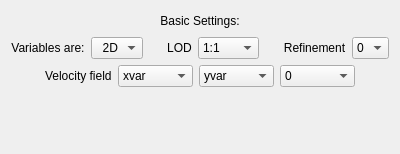
<?xml version="1.0" encoding="UTF-8"?>
<ui version="4.0">
 <class>BarbBasic</class>
 <widget class="QWidget" name="BarbBasic">
  <property name="geometry">
   <rect>
    <x>0</x>
    <y>0</y>
    <width>400</width>
    <height>154</height>
   </rect>
  </property>
  <property name="windowTitle">
   <string>Form</string>
  </property>
  <layout class="QHBoxLayout" name="horizontalLayout">
   <item>
    <layout class="QVBoxLayout" name="verticalLayout">
     <item>
      <widget class="QLabel" name="textLabel1_4">
       <property name="minimumSize">
        <size>
         <width>0</width>
         <height>20</height>
        </size>
       </property>
       <property name="text">
        <string>Basic Settings:</string>
       </property>
       <property name="alignment">
        <set>Qt::AlignCenter</set>
       </property>
       <property name="wordWrap">
        <bool>false</bool>
       </property>
      </widget>
     </item>
     <item>
      <layout class="QHBoxLayout" name="horizontalLayout_6">
       <item>
        <spacer name="spacer50_2">
         <property name="orientation">
          <enum>Qt::Horizontal</enum>
         </property>
         <property name="sizeType">
          <enum>QSizePolicy::Expanding</enum>
         </property>
         <property name="sizeHint" stdset="0">
          <size>
           <width>20</width>
           <height>21</height>
          </size>
         </property>
        </spacer>
       </item>
       <item>
        <widget class="QLabel" name="label_9">
         <property name="minimumSize">
          <size>
           <width>0</width>
           <height>20</height>
          </size>
         </property>
         <property name="text">
          <string>Variables are:</string>
         </property>
         <property name="alignment">
          <set>Qt::AlignCenter</set>
         </property>
        </widget>
       </item>
       <item>
        <widget class="QComboBox" name="variableDimCombo">
         <property name="minimumSize">
          <size>
           <width>0</width>
           <height>20</height>
          </size>
         </property>
         <property name="toolTip">
          <string>Specify whether the field variables are 2 or 3 dimensional</string>
         </property>
         <item>
          <property name="text">
           <string>  2D</string>
          </property>
         </item>
         <item>
          <property name="text">
           <string>  3D</string>
          </property>
         </item>
        </widget>
       </item>
       <item>
        <spacer name="horizontalSpacer_11">
         <property name="orientation">
          <enum>Qt::Horizontal</enum>
         </property>
         <property name="sizeHint" stdset="0">
          <size>
           <width>40</width>
           <height>20</height>
          </size>
         </property>
        </spacer>
       </item>
       <item>
        <widget class="QLabel" name="label_3">
         <property name="minimumSize">
          <size>
           <width>0</width>
           <height>20</height>
          </size>
         </property>
         <property name="text">
          <string>LOD</string>
         </property>
         <property name="alignment">
          <set>Qt::AlignCenter</set>
         </property>
        </widget>
       </item>
       <item>
        <widget class="QComboBox" name="lodCombo">
         <property name="minimumSize">
          <size>
           <width>0</width>
           <height>20</height>
          </size>
         </property>
         <property name="toolTip">
          <string>Specify the approximation level for the data being visualized</string>
         </property>
         <property name="whatsThis">
          <string>The Refinement parameter and (in the case of VDC2 data) the LOD parameter control the quality of the approximation used when visualizing a variable.  The Refinement parameter selects the grid resolutiion.  Coarser resolutions require less memory (RAM); less computation by the visualization algorithms; and for VDC1 data, less storage space on disk, therefore less time to read the data.  For VDC2 data the Refinement level has no impact on disk storage.  The LOD parameter, which is only available for VDC2 data sets, selects a compression level.  Variables with greater compression require less disk storage and can thus be read from disk by vaporgui more quickly, but have no impact on memory  (RAM) or computation time required by the visualziation algorithms.  For both LOD and Refinement, level 0 corresponds to the coarsest approximation available.</string>
         </property>
         <item>
          <property name="text">
           <string>1:1</string>
          </property>
         </item>
         <item>
          <property name="text">
           <string>100:1</string>
          </property>
         </item>
        </widget>
       </item>
       <item>
        <spacer name="horizontalSpacer_4">
         <property name="orientation">
          <enum>Qt::Horizontal</enum>
         </property>
         <property name="sizeHint" stdset="0">
          <size>
           <width>40</width>
           <height>20</height>
          </size>
         </property>
        </spacer>
       </item>
       <item>
        <widget class="QLabel" name="textLabel1_10">
         <property name="minimumSize">
          <size>
           <width>0</width>
           <height>20</height>
          </size>
         </property>
         <property name="text">
          <string>Refinement</string>
         </property>
         <property name="alignment">
          <set>Qt::AlignCenter</set>
         </property>
         <property name="wordWrap">
          <bool>false</bool>
         </property>
        </widget>
       </item>
       <item>
        <widget class="QComboBox" name="refinementCombo">
         <property name="minimumSize">
          <size>
           <width>0</width>
           <height>20</height>
          </size>
         </property>
         <property name="toolTip">
          <string>Specify the refinement level (resolution) of the data being visualized</string>
         </property>
         <property name="whatsThis">
          <string>The Refinement parameter and (in the case of VDC2 data) the LOD parameter control the quality of the approximation used when visualizing a variable.  The Refinement parameter selects the grid resolutiion.  Coarser resolutions require less memory (RAM); less computation by the visualization algorithms; and for VDC1 data, less storage space on disk, therefore less time to read the data.  For VDC2 data the Refinement level has no impact on disk storage.  The LOD parameter, which is only available for VDC2 data sets, selects a compression level.  Variables with greater compression require less disk storage and can thus be read from disk by vaporgui more quickly, but have no impact on memory  (RAM) or computation time required by the visualziation algorithms.  For both LOD and Refinement, level 0 corresponds to the coarsest approximation available.</string>
         </property>
         <property name="maxCount">
          <number>5</number>
         </property>
         <item>
          <property name="text">
           <string>0</string>
          </property>
         </item>
         <item>
          <property name="text">
           <string>1</string>
          </property>
         </item>
         <item>
          <property name="text">
           <string>2</string>
          </property>
         </item>
         <item>
          <property name="text">
           <string>3</string>
          </property>
         </item>
         <item>
          <property name="text">
           <string>5</string>
          </property>
         </item>
        </widget>
       </item>
       <item>
        <spacer name="spacer51_2">
         <property name="orientation">
          <enum>Qt::Horizontal</enum>
         </property>
         <property name="sizeType">
          <enum>QSizePolicy::Expanding</enum>
         </property>
         <property name="sizeHint" stdset="0">
          <size>
           <width>18</width>
           <height>21</height>
          </size>
         </property>
        </spacer>
       </item>
      </layout>
     </item>
     <item>
      <layout class="QHBoxLayout" name="horizontalLayout_7">
       <item>
        <spacer name="horizontalSpacer_5">
         <property name="orientation">
          <enum>Qt::Horizontal</enum>
         </property>
         <property name="sizeHint" stdset="0">
          <size>
           <width>40</width>
           <height>20</height>
          </size>
         </property>
        </spacer>
       </item>
       <item>
        <widget class="QLabel" name="label_4">
         <property name="minimumSize">
          <size>
           <width>0</width>
           <height>20</height>
          </size>
         </property>
         <property name="text">
          <string>Velocity field</string>
         </property>
        </widget>
       </item>
       <item>
        <widget class="QComboBox" name="xVarCombo">
         <property name="minimumSize">
          <size>
           <width>75</width>
           <height>20</height>
          </size>
         </property>
         <property name="toolTip">
          <string>Specify velocity field component variables or zero value</string>
         </property>
         <property name="whatsThis">
          <string>&lt;!DOCTYPE HTML PUBLIC &quot;-//W3C//DTD HTML 4.0//EN&quot; &quot;http://www.w3.org/TR/REC-html40/strict.dtd&quot;&gt;
&lt;html&gt;&lt;head&gt;&lt;meta name=&quot;qrichtext&quot; content=&quot;1&quot; /&gt;&lt;style type=&quot;text/css&quot;&gt;
p, li { white-space: pre-wrap; }
&lt;/style&gt;&lt;/head&gt;&lt;body style=&quot; font-family:'MS Shell Dlg 2'; font-size:8.25pt; font-weight:400; font-style:normal;&quot;&gt;
&lt;p style=&quot; margin-top:0px; margin-bottom:0px; margin-left:0px; margin-right:0px; -qt-block-indent:0; text-indent:0px;&quot;&gt;&lt;span style=&quot; font-size:8pt;&quot;&gt;The arrow direction and length is determined by the three components of the Velocity Field.  The Velocity field vector is multiplied by a length factor, which is determined by the Length scale.&lt;/span&gt;&lt;/p&gt;&lt;/body&gt;&lt;/html&gt;</string>
         </property>
         <item>
          <property name="text">
           <string>xvar</string>
          </property>
         </item>
        </widget>
       </item>
       <item>
        <widget class="QComboBox" name="yVarCombo">
         <property name="minimumSize">
          <size>
           <width>75</width>
           <height>20</height>
          </size>
         </property>
         <property name="toolTip">
          <string>Specify velocity field component variables or zero value</string>
         </property>
         <property name="whatsThis">
          <string>&lt;!DOCTYPE HTML PUBLIC &quot;-//W3C//DTD HTML 4.0//EN&quot; &quot;http://www.w3.org/TR/REC-html40/strict.dtd&quot;&gt;
&lt;html&gt;&lt;head&gt;&lt;meta name=&quot;qrichtext&quot; content=&quot;1&quot; /&gt;&lt;style type=&quot;text/css&quot;&gt;
p, li { white-space: pre-wrap; }
&lt;/style&gt;&lt;/head&gt;&lt;body style=&quot; font-family:'MS Shell Dlg 2'; font-size:8.25pt; font-weight:400; font-style:normal;&quot;&gt;
&lt;p style=&quot; margin-top:0px; margin-bottom:0px; margin-left:0px; margin-right:0px; -qt-block-indent:0; text-indent:0px;&quot;&gt;&lt;span style=&quot; font-size:8pt;&quot;&gt;The arrow direction and length is determined by the three components of the Velocity Field.  The Velocity field vector is multiplied by a length factor, which is determined by the Length scale.&lt;/span&gt;&lt;/p&gt;&lt;/body&gt;&lt;/html&gt;</string>
         </property>
         <item>
          <property name="text">
           <string>yvar</string>
          </property>
         </item>
        </widget>
       </item>
       <item>
        <widget class="QComboBox" name="zVarCombo">
         <property name="minimumSize">
          <size>
           <width>75</width>
           <height>20</height>
          </size>
         </property>
         <property name="toolTip">
          <string>Specify velocity field component variables or zero value</string>
         </property>
         <property name="whatsThis">
          <string>&lt;!DOCTYPE HTML PUBLIC &quot;-//W3C//DTD HTML 4.0//EN&quot; &quot;http://www.w3.org/TR/REC-html40/strict.dtd&quot;&gt;
&lt;html&gt;&lt;head&gt;&lt;meta name=&quot;qrichtext&quot; content=&quot;1&quot; /&gt;&lt;style type=&quot;text/css&quot;&gt;
p, li { white-space: pre-wrap; }
&lt;/style&gt;&lt;/head&gt;&lt;body style=&quot; font-family:'MS Shell Dlg 2'; font-size:8.25pt; font-weight:400; font-style:normal;&quot;&gt;
&lt;p style=&quot; margin-top:0px; margin-bottom:0px; margin-left:0px; margin-right:0px; -qt-block-indent:0; text-indent:0px;&quot;&gt;&lt;span style=&quot; font-size:8pt;&quot;&gt;The arrow direction and length is determined by the three components of the Velocity Field.  The Velocity field vector is multiplied by a length factor, which is determined by the Length scale.&lt;/span&gt;&lt;/p&gt;&lt;/body&gt;&lt;/html&gt;</string>
         </property>
         <item>
          <property name="text">
           <string>0</string>
          </property>
         </item>
        </widget>
       </item>
       <item>
        <spacer name="horizontalSpacer_6">
         <property name="orientation">
          <enum>Qt::Horizontal</enum>
         </property>
         <property name="sizeHint" stdset="0">
          <size>
           <width>40</width>
           <height>20</height>
          </size>
         </property>
        </spacer>
       </item>
      </layout>
     </item>
     <item>
      <spacer name="verticalSpacer">
       <property name="orientation">
        <enum>Qt::Vertical</enum>
       </property>
       <property name="sizeHint" stdset="0">
        <size>
         <width>20</width>
         <height>40</height>
        </size>
       </property>
      </spacer>
     </item>
    </layout>
   </item>
  </layout>
 </widget>
 <resources/>
 <connections/>
</ui>
